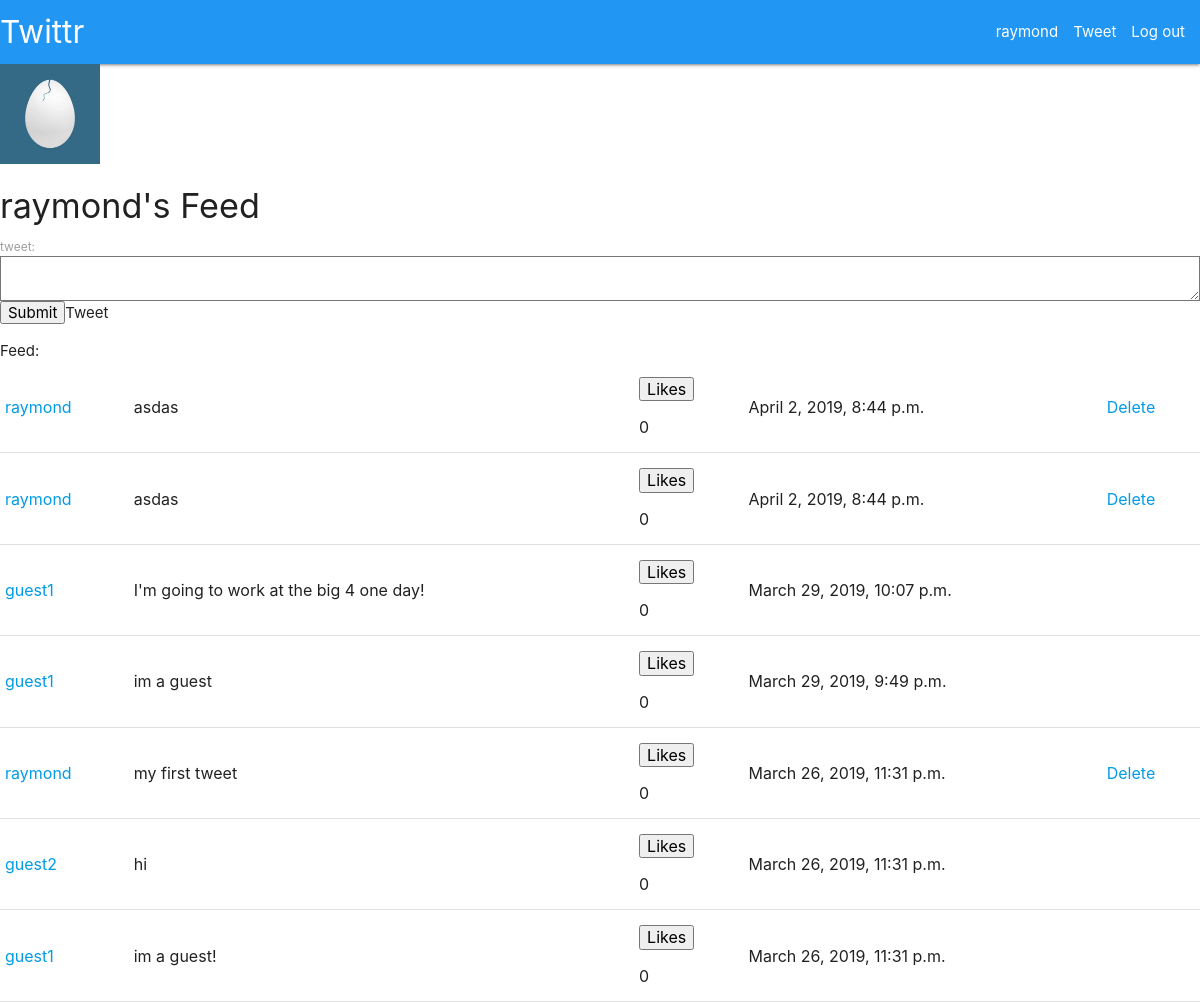
Page / (signed in) on the earlier database version.
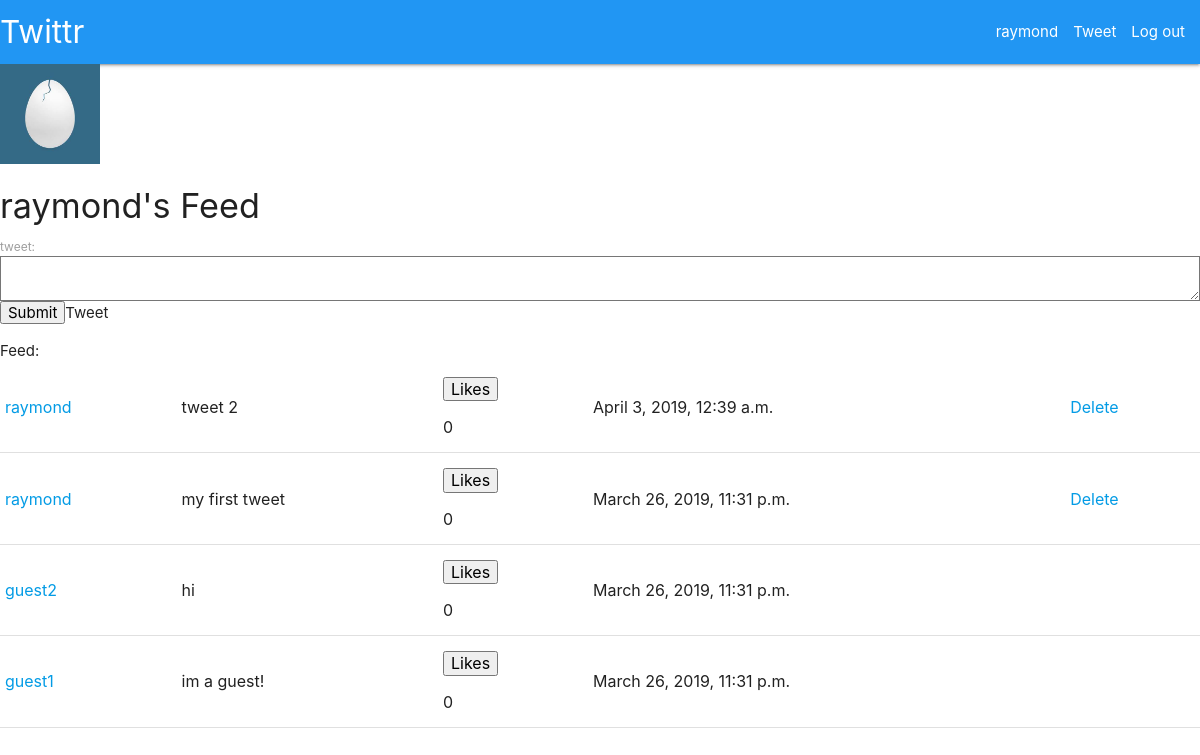
Same page on the later database version.
### feed/models.py (models this page shows)
class Tweet(models.Model):
    tweet_content = models.CharField(max_length=280)
    tweet_author = models.ForeignKey(User, on_delete=models.CASCADE)
    date_posted = models.DateTimeField()
    def __str__(self):
        return self.tweet_content

### feed/views.py (the view, shortened to what this page needs)
# urls.py: path('', views.index, name='index'),
def index(request):
    username = None
    user = None
    if request.user.is_authenticated:
        username = request.user.username
        user = User.objects.get(username=username)
    else:
        return redirect('/login')
    form = TweetForm()
    following = Follower.objects.select_related().filter(follower=user)
    feed_tweets = Tweet.objects.none()
    if request.POST:
        form = TweetForm(request.POST)
        if form.is_valid():
            new_tweet = form.cleaned_data.get('tweet')
            Tweet(tweet_content=new_tweet, tweet_author=user,date_posted=timezone.now()).save()
            return HttpResponseRedirect(request.path_info)
    for follow in following:
        tweets = Tweet.objects.select_related().filter(tweet_author=follow.followed)
        feed_tweets = feed_tweets | tweets
    feed_tweets = feed_tweets | Tweet.objects.select_related().filter(tweet_author=user)
    feed_tweets = feed_tweets.order_by('-date_posted')
    return render(request, 'feed/feed.html', {'form':form, 'feed_tweets': feed_tweets})

### feed/forms.py
class TweetForm(forms.Form):
    tweet = forms.CharField(label='tweet', max_length=240, widget=forms.Textarea)

### feed/templates/feed/feed.html (shortened to what this page needs)
{% extends 'feed/base.html' %}
{% load static %}
{% block content %}
{% if user.is_authenticated %}
  {% if user.profile.picture %}
    <img src="{{ user.profile.picture.url }}" width=100 />
  {% else %}
    <img src="{% static 'feed/images/twittr_egg.jpg' %}" width=100 />
  {% endif %}
  <h4>{{ user.username }}'s Feed</h4>
  <form method="POST">
    {{ form }}
    <input type="submit" name="tweet">Tweet</input>
  </form>
{% else %}
  <p>Log in or Register!</p>
{% endif %}
{% if feed_tweets %}
<table>
  {% for tweet in feed_tweets %}
      <tr>
          <td><a href="/{{ tweet.tweet_author }}">{{ tweet.tweet_author }}</a></td>
          <td>{{ tweet.tweet_content }}</td>
          <td>
            <form method="POST">
              <button type="submit" name="like" value="{{ tweet }}">Likes</button>
            </form>
            {{ tweet.like_set.all.count }}
          </td>
          <td>{{ tweet.date_posted }}</td>
          {% if tweet.tweet_author == user %}
          <td><a href="/delete/{{ tweet.id }}/feed">Delete</a></td>
          {% endif %}
      </tr>
  {% endfor %}
  </table>
{% endif %}
{% endblock %}

### feed/templates/feed/base.html (shortened to what this page needs)
<head>
    <link rel="stylesheet" href="https://cdnjs.cloudflare.com/ajax/libs/materialize/1.0.0/css/materialize.min.css">
</head>
<body>
    <nav>
        <div class="nav-wrapper blue">
          <a href="/" class="brand-logo">Twittr</a>
          <ul id="nav-mobile" class="right hide-on-med-and-down">
            {% if user.is_authenticated %}
              <li><a href="/{{ user.username }}">{{ user.username }}</a></li>
              <li>Tweet</li>
              <li><a href='/logout'>Log out</a></li>
            {% else %}
              <li><a href='/login'>Log in</a></li>
              <li><a href='/register'>Register</a></li>
            {% endif %}
          </ul>
        </div>
      </nav>
    {% block content %}
    {% endblock %}
</body>

Differences in the rows shown:
removed Tweet: tweet_author "raymond", tweet_content "asdas", like_set.all.count "0", date_posted "April 2, 2019, 8:44 p.m."
removed Tweet: tweet_author "raymond", tweet_content "asdas", like_set.all.count "0", date_posted "April 2, 2019, 8:44 p.m."
removed Tweet: tweet_author "guest1", tweet_content "I'm going to work at the big 4 one day!", like_set.all.count "0", date_posted "March 29, 2019, 10:07 p.m."
removed Tweet: tweet_author "guest1", tweet_content "im a guest", like_set.all.count "0", date_posted "March 29, 2019, 9:49 p.m."
added Tweet: tweet_author "raymond", tweet_content "tweet 2", like_set.all.count "0", date_posted "April 3, 2019, 12:39 a.m."
